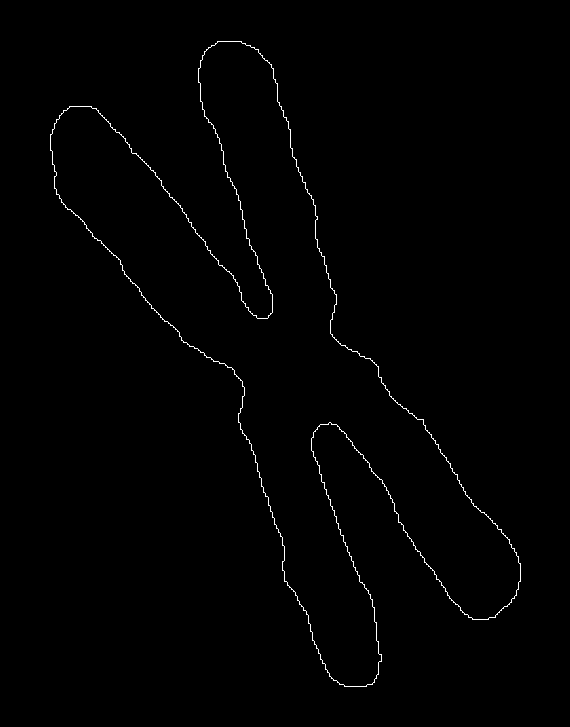
%> input picture chromosome.TIF, 570 x 727 px
$ octave Problem2.m   (GNU Octave 9; MATLAB toolbox functions it lacks are replaced by stand-ins)
%> lines starting %> are read from the running program, lines starting %| are printed output that depends on the picture; in (x1, y1, x2, y2) boxes, pixels count from 0 and x2, y2 are one past the last pixel; in counts of white or black regions, pixels touching at a corner belong together; the program's own positions count from 1
clear all
close all


im = imread('chromosome.TIF');
%> im: size 727x570 logical; 0.69% white in thin lines or dots, all inside (x1, y1, x2, y2) = (50, 41, 521, 687)
%im = imread('Fig1116(leg_bone).tif');
count = 1;
p = zeros(1,9);
% [6 lines of commented-out code are left out]
[rows,cols] = find(im~=0);
%> rows = 2867 values from 42 to 687; cols = 2867 values from 51 to 521


contour = bwtraceboundary(im, [rows(1), cols(1)], 'N');
%> contour = 2868 rows, first 12: [135 51; 135 52; 134 53; 133 53; 132 53; 131 53; 130 53; 130 54; 129 55; 128 55; 127 55; 126 55]

% [9 lines of commented-out code are left out]


for i=1:128

    c(i) = contour(round(2),1) + j*contour(round(2), 2);
end

% C = fft(c);

% Subsample the boundary points so we have exactly 128, and put them into a
% complex number format (x + jy)
sampleFactor = length(contour)/128;
%> sampleFactor = 22.41
dist = 1;
for i=1:128
    c(i) = (contour(round(dist),2) + j*contour(round(dist),1));
    dist = dist + sampleFactor;

end
%> this loop made 128 passes
%> dist on passes 1 to 12: 23.41, 45.81, 68.22, 90.62, 113, 135.4, 157.8, 180.2, 202.7, 225.1, 247.5, 269.9
%> after the loop, dist = 2869

C = fft(c);

% [9 lines of commented-out code are left out]
umax = 128;
Capprox = C;
for u=1:128
    if u > umax & u < 128-umax
        Capprox(u) = 0;
    end
end

% Take inverse fft
cApprox = ifft(Capprox);

% Show original boundary and approximated boundary
imshow(imcomplement(bwperim(im)));
hold on, plot(cApprox,'r');
%> after `plot(cApprox,'r')`:
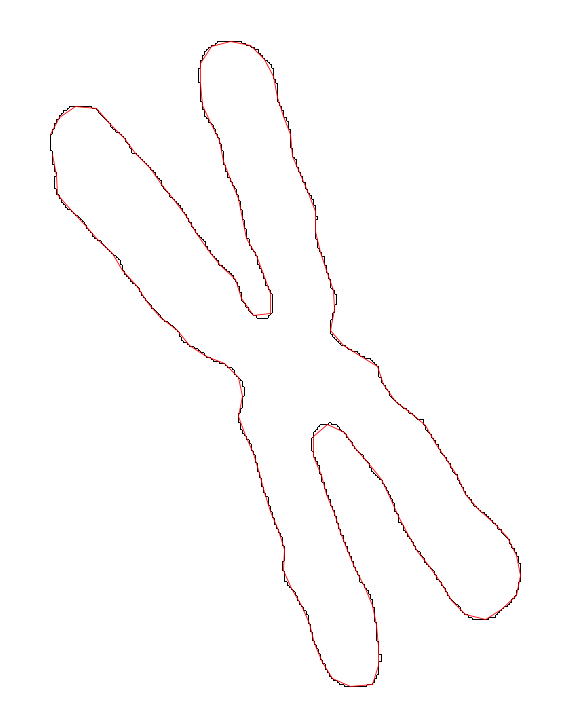
%> figure redrawn from the program's plot data
